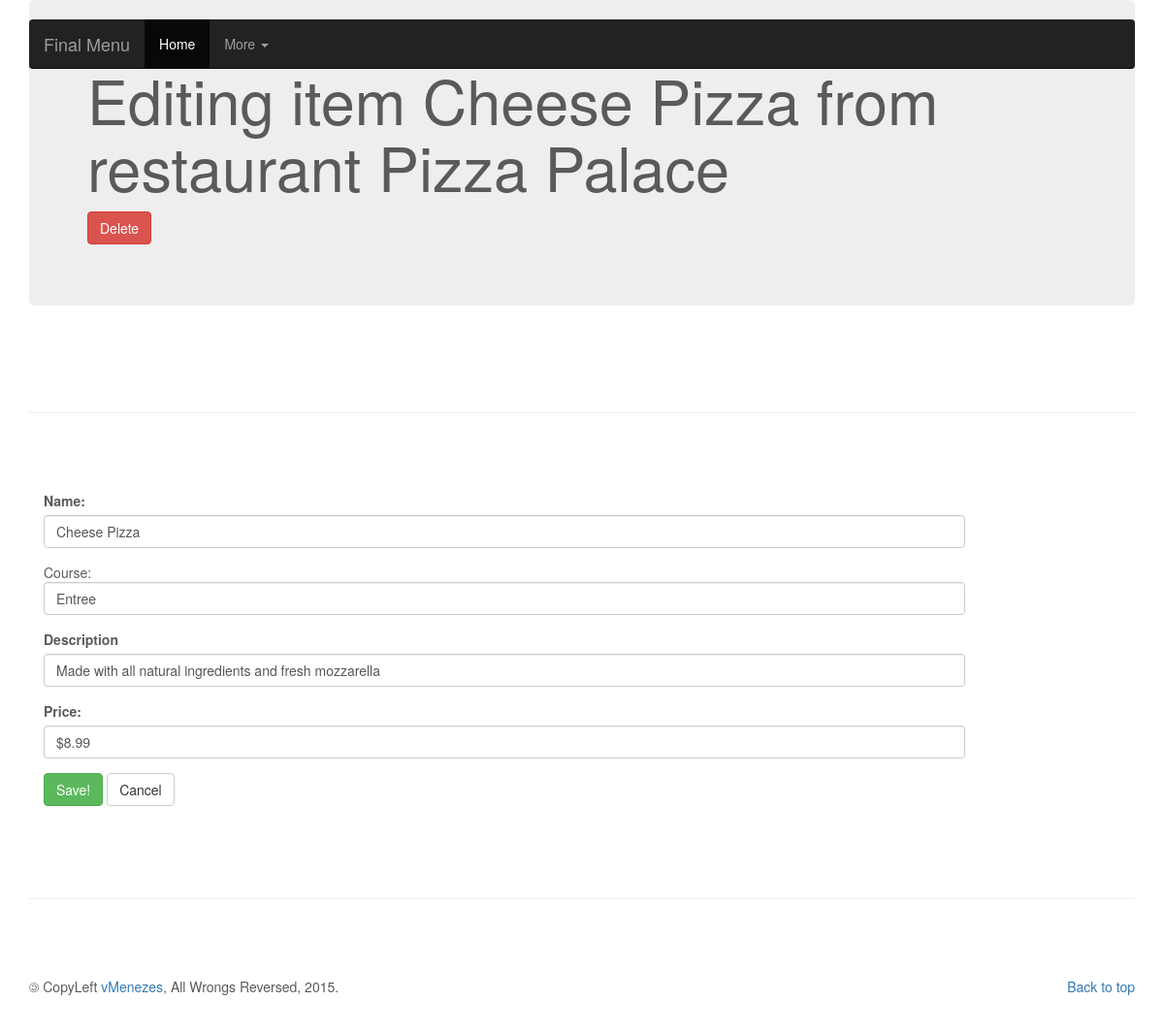
Page /restaurant/1/menu/1/edit/ on the committed database.
### database_setup.py (models this page shows, shortened)
class MenuItem(Base):
    __tablename__ = 'menu_item'
    name = Column(String(80), nullable = False)
    id = Column(Integer, primary_key = True)
    course = Column(String(250))
    description = Column(String(250))
    price = Column(String(8))
    restaurant_id = Column(Integer, ForeignKey('restaurant.id'))
    restaurant = relationship(Restaurant)

class Restaurant(Base):
    __tablename__ = 'restaurant'
    name = Column(String(80), nullable = False)
    id = Column(Integer, primary_key = True)

### finalProject.py (the view, shortened to what this page needs)
@app.route('/restaurant/<int:restaurant_id>/menu/<int:menu_id>/edit/', methods=['GET','POST'])
def editMenuItem(restaurant_id, menu_id):
    if request.method == 'GET':
        restaurant = getRestaurantObj(restaurant_id)
        item = getMenuItemObj(restaurant_id, menu_id)
        return render_template('editmenuitem.html', restaurant=restaurant, item=item)

### finalProject.py (called while the page is built)
def getRestaurantObj(restaurant_id):
    return session.query(Restaurant).filter_by(id=restaurant_id).one()

def getMenuItemObj(restaurant_id, menu_id):
    return session.query(MenuItem).filter_by(restaurant_id=restaurant_id, id=menu_id).one()

### templates/editmenuitem.html (shortened to what this page needs)
<!DOCTYPE html>
<html lang="en">
  <head>
    <link href="{{ url_for('static', filename='bootstrap/css/bootstrap.min.css') }}" rel="stylesheet">
    <link href="{{ url_for('static', filename='css/carousel.css') }}" rel="stylesheet">
  </head>
  <body>
    <div class="navbar-wrapper">
      <div class="container">
        <nav class="navbar navbar-inverse navbar-static-top">
          <div class="container">
            <div class="navbar-header">
              <div class="navbar-brand" >Final Menu</div>
            </div>
            <div id="navbar" class="navbar-collapse collapse">
              <ul class="nav navbar-nav">
                <li class="active"><a href="{{ url_for('showRestaurants') }}">Home</a></li>
                <li class="dropdown">
                  <a href="#" class="dropdown-toggle" data-toggle="dropdown" role="button" aria-expanded="false">More <span class="caret"></span></a>
                </li>
              </ul>
            </div>
          </div>
        </nav>
      </div>
    </div>
    <div class="container">
        <div class="jumbotron">
            <h1>Editing item {{ item.name }} from restaurant {{ restaurant.name }}</h1>
            <p><a href="{{ url_for('deleteMenuItem', restaurant_id=restaurant.id, menu_id=item.id) }}" class="btn btn-danger">Delete</a></p>
        </div>
    </div>
    <div class="container marketing">
      <hr class="featurette-divider">
        <div class="container">
            <form method="POST" action="{{ url_for('editMenuItem', restaurant_id=restaurant.id, menu_id=item.id) }}" role="form" class="form-horizontal">
                <div class="col-sm-10">
                    <div class="form-group">
                        <label for="name">Name:</label>
                        <input id="name" name="name" type="text" class="form-control" placeholder="Ex: Vegacity" aria-describedby="basic-addon2" value="{{ item.name }}"/>
                    </div>
                    <div class="form-group">
                        <labe for="course">Course:</labe>
                        <input id="course" name="course" type="text" class="form-control" placeholder="Ex: Entree" aria-describedby="basic-addon2" value="{{ item.course }}"/>
                    </div>
                    <div class="form-group">
                        <label for="description">Description</label>
                        <input id="description" name="description" type="text" class="form-control" placeholder="Ex: Delicious mixed organic nuts" aria-describedby="basic-addon2" value="{{ item.description }}"/>
                    </div>
                    <div class="form-group">
                        <label for="price">Price:</label>
                        <input id="price" name="price" type="text" class="form-control" placeholder="Ex: 1.99" aria-describedby="basic-addon2" value="{{ item.price }}"/>
                    </div>
                    <div class="form-group">
                        <button class="btn btn-success" type="submit">Save!</button>
                        <a href="{{ url_for('showRestaurants') }}" class="btn btn-default">Cancel</a>
                    </div>
                </div>
            </form>
        </div>
      <hr class="featurette-divider">
      <footer>
        <p class="pull-right"><a href="#">Back to top</a></p>
        <p><span style="-moz-transform: scaleX(-1); -o-transform: scaleX(-1); -webkit-transform: scaleX(-1); transform: scaleX(-1); display: inline-block;">&copy;</span> CopyLeft <a href="/"><abbr>vMenezes</abbr></a>, All Wrongs Reversed, .</p>
      </footer>
    </div>
  </body>
</html>

### static/css/carousel.css (style rules this page uses)
body { padding-bottom: 40px; color: #5a5a5a; }
.navbar-wrapper { position: absolute; top: 0; right: 0; left: 0; z-index: 20; }
.navbar-wrapper > .container { padding-right: 0; padding-left: 0; }
.navbar-wrapper .navbar { padding-right: 15px; padding-left: 15px; }
.navbar-wrapper .navbar .container { width: auto; }
.featurette-divider { margin: 80px 0; }
@media (min-width: 768px) { .navbar-wrapper { margin-top: 20px; } }
@media (min-width: 768px) { .navbar-wrapper .container { padding-right: 15px; padding-left: 15px; } }
@media (min-width: 768px) { .navbar-wrapper .navbar { padding-right: 0; padding-left: 0; } }
@media (min-width: 768px) { .navbar-wrapper .navbar { border-radius: 4px; } }

### rows in the picture
MenuItem: name "Cheese Pizza", course "Entree", description "Made with all natural ingredients and fresh mozzarella", price "$8.99"
Restaurant: name "Pizza Palace"
